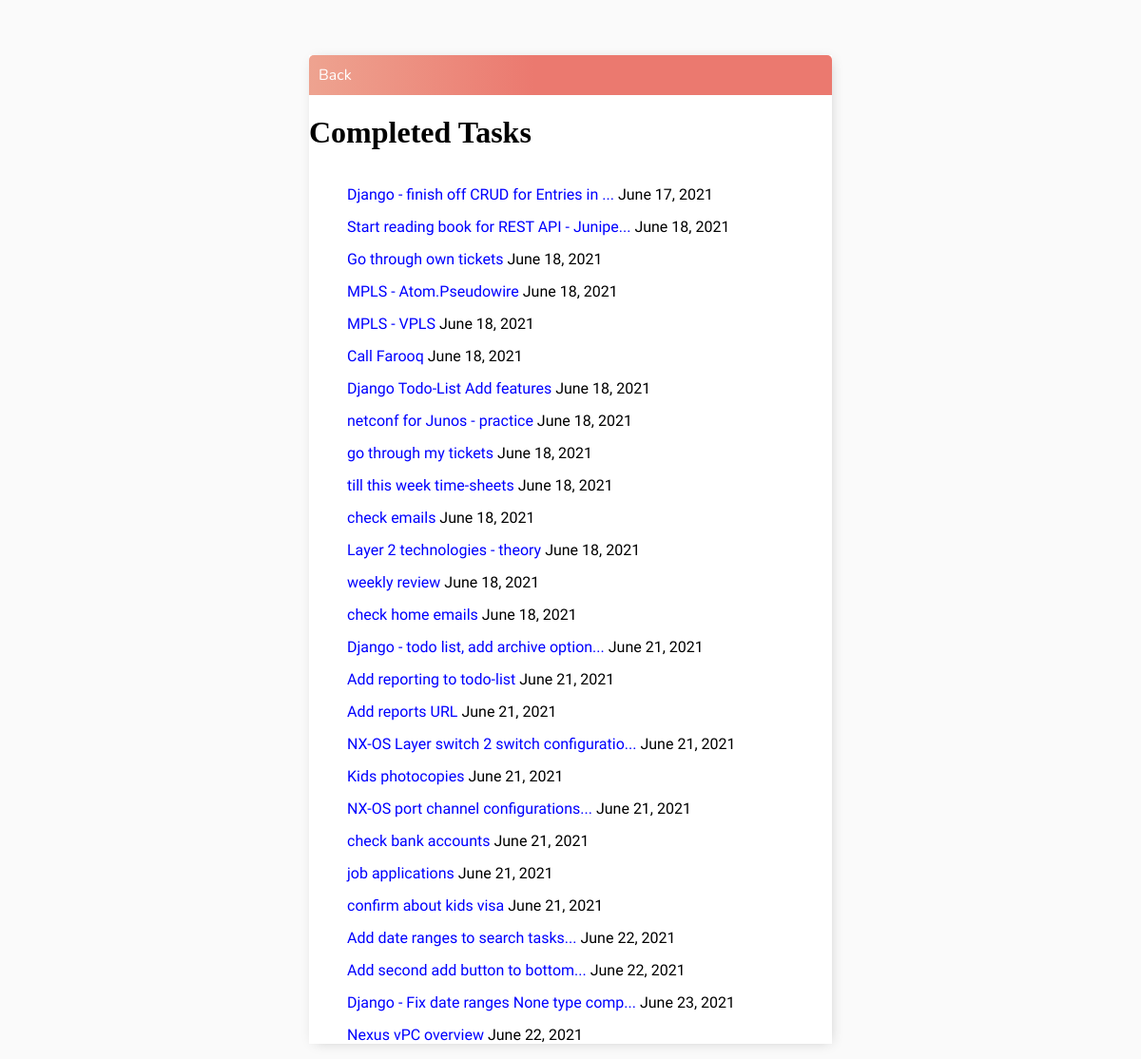
Page /tasks-completed/ on the earlier database version.
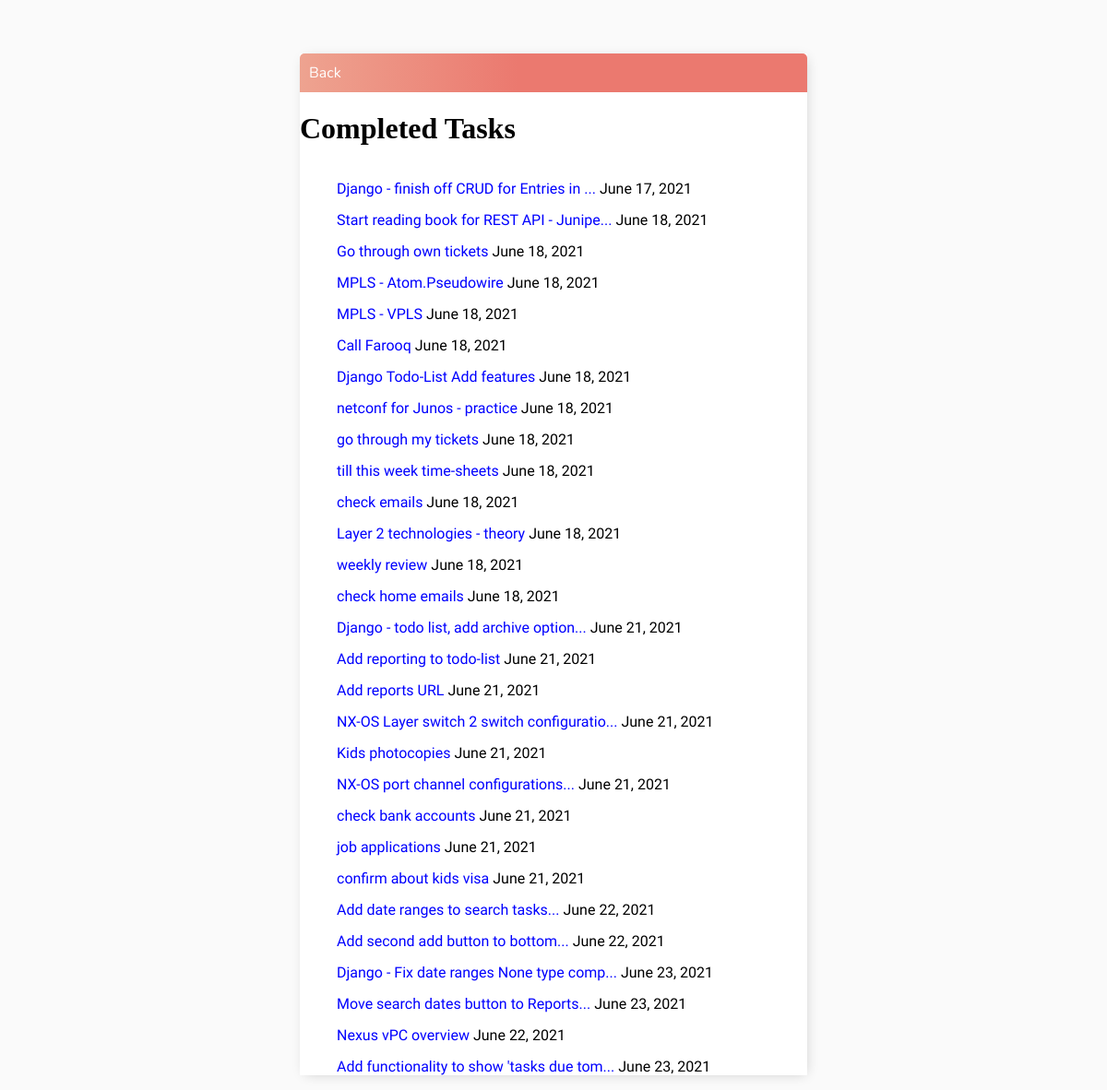
Same page on the later database version.
### base/models.py (models this page shows)
class Task(models.Model):
    user = models.ForeignKey(
        User, on_delete=models.CASCADE, null=True, blank=True)
    task = models.CharField(max_length=200)
    description = models.TextField(null=True, blank=True)
    created = models.DateTimeField(auto_now_add=True)
    due_date = models.DateField(default=datetime.date.today, null=True)
    task_priority = models.CharField(max_length=200, choices=PRIORITIES)
    complete = models.BooleanField()
    date_completed = models.DateField(null=True, blank=True)
    archive = models.BooleanField(default=False)
    def __str__(self):
        if len(self.task) > 30:
            return self.task[:40] + "..."
        return self.task

### base/views.py (the view)
# urls.py: path('tasks-completed/', views.tasks_completed, name='tasks-completed'),
def tasks_completed(request):
    tasks = Task.objects.all()
    completed_tasks = [task for task in tasks if task.complete]
    context = {
        'completed_tasks': completed_tasks
    }
    print(context['completed_tasks'])
    return render(request, 'base/tasks_completed.html', context)

### base/templates/base/tasks_completed.html (shortened to what this page needs)
{% extends 'base/main.html' %}
{% block content %}
<a class="header-bar" href="{% url 'tasks' %}">Back</a>
<h1> Completed Tasks </h1>
<div class="tasks_completed">
{% if completed_tasks %}
    <ol>
    {% for task in completed_tasks %}
        <li><a href="{% url 'task' task.id %}">{{task}}</a>  {{task.date_completed}}</li>
    {% endfor %}
    </ol>
{% else %}
    <p>No tasks completed yet</p>
{% endif %}
</div>
{% endblock  %}

Differences in the rows shown:
now on this page (row edited): Task: task "Move search dates button to Reports...", date_completed "June 23, 2021"
now on this page (row edited): Task: task "Add functionality to show 'tasks due tom...", date_completed "June 23, 2021"
